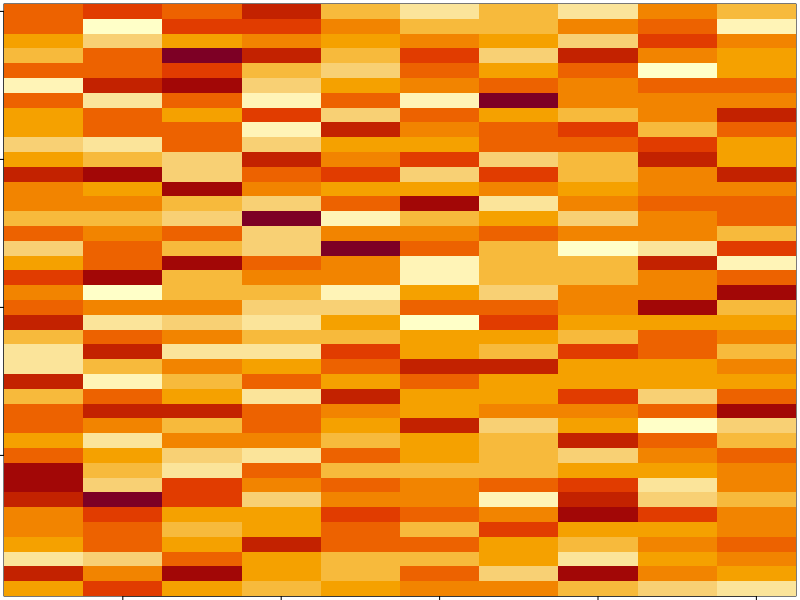
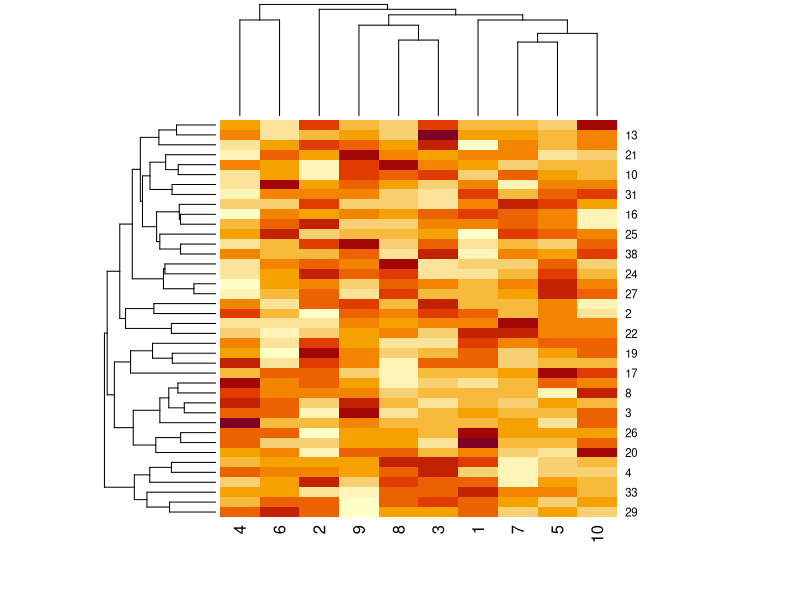
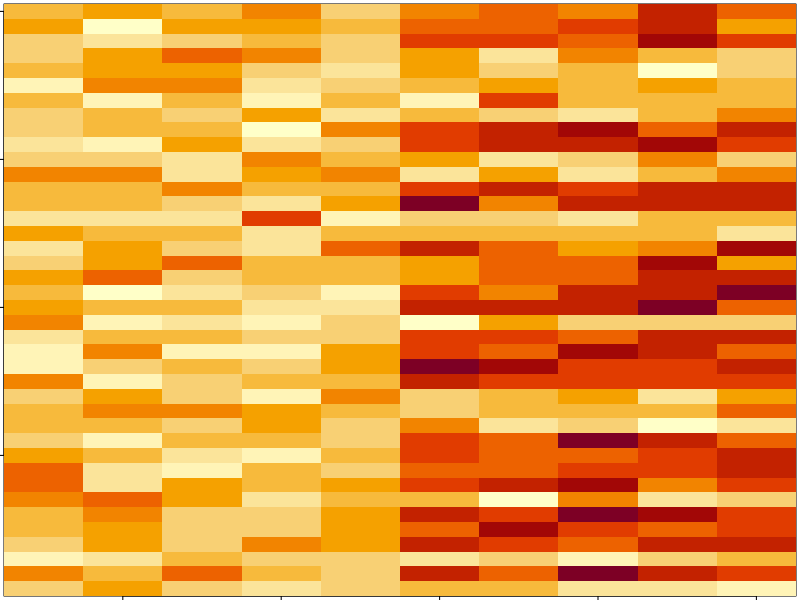
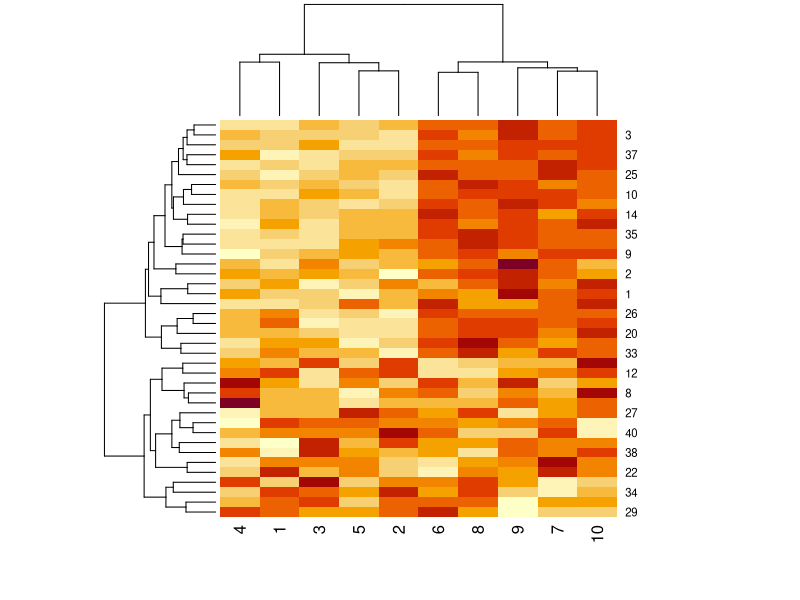
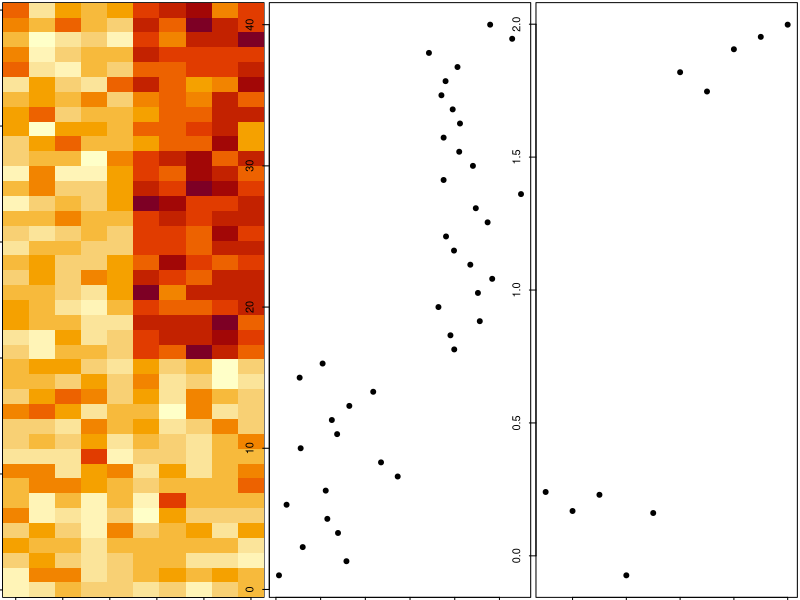
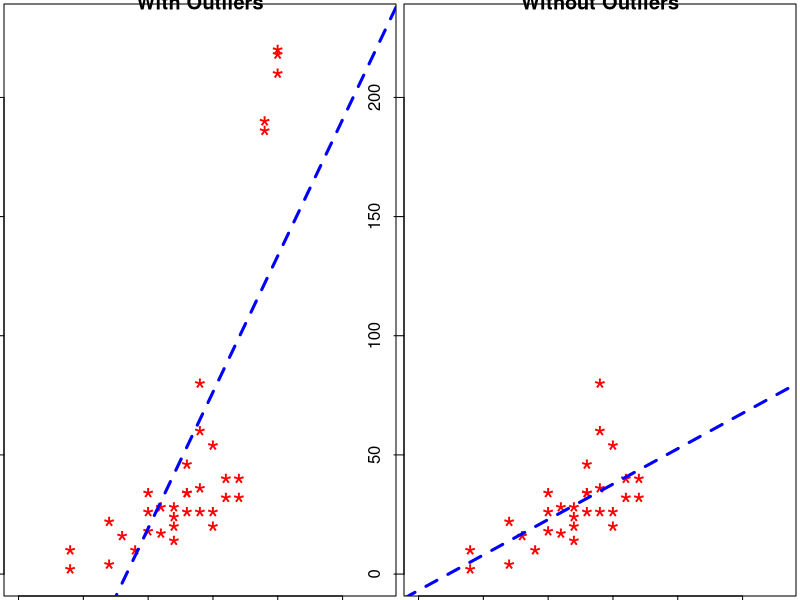

These figures' R source, in order:
# creating a matrix data with random numbers
# plotting the matrix using the image function
# there is no real pattern in the plot.
set.seed(12345)
#help(par)

par(mar = rep(0.2,4))
data_Matrix <-matrix(rnorm(400), nrow = 40)
image(1:10, 1:40, t(data_Matrix)[,nrow(data_Matrix):1])

par(mar=rep(0.2,4))
heatmap(data_Matrix)

set.seed(678910)
for(i in 1:40){
  # flipping a coin and getting the data
  coin_Flip <- rbinom(1, size = 1, prob = 0.5)
  # if the coin is "Heads", add a common pattern to that row,
  if(coin_Flip){
    data_Matrix[i, ] <- data_Matrix[i, ] + rep(c(0,3), each =5)
  }
}

#plot the data
par(mar= rep(0.2, 4))
image(1:10, 1:40, t(data_Matrix)[, nrow(data_Matrix):1])

#heatmap
par(mar=rep(0.2, 4))
heatmap(data_Matrix)


hh <- hclust(dist(data_Matrix))
data_Matrix_Ordered <- data_Matrix[hh$order,]
par(mfrow=c(1,3))
image(t(data_Matrix_Ordered)[, nrow(data_Matrix_Ordered):1])
plot(rowMeans(data_Matrix_Ordered),40:1, ,xlab="The Row Mean",ylab="Row",pch=19)
plot(colMeans(data_Matrix_Ordered),xlab="Column",ylab = "Column Mean",pch=19)


#Outliers in Data
cars1 <- cars[1:30,] # first 30 rows of the original cars dataset.
head(cars1)
#introduce some additional data points
cars_outliers <- data.frame(speed=c(19,19,20,20,20), dist=c(190,186,210,220,218)) 
head(cars_outliers)
cars2 <- rbind(cars1, cars_outliers)

par(mfrow=c(1, 2))
plot(cars2$speed, cars2$dist, xlim=c(0, 28), ylim=c(0, 230), main="With Outliers", xlab="speed", ylab="dist",
     pch="*", col="red", cex=2)
abline(lm(dist ~ speed, data=cars2), col="blue", lwd=3, lty=2)
#plot the data
plot(cars1$speed, cars1$dist, xlim=c(0, 28), ylim=c(0, 230), main="Without Outliers",
     xlab="speed", ylab="dist", pch="*", col="red", cex=2)
abline(lm(dist ~ speed, data=cars1), col="blue", lwd=3, lty=2)